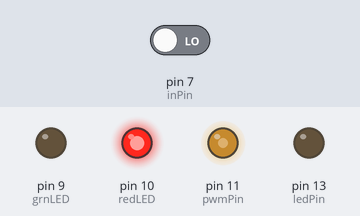
The sketch below on a simulated Arduino Nano, built with avr-gcc and run on an emulated ATmega328P. On the bench: output pins drawn as LEDs (lit = HIGH). The test bench sets the inputs (shaded band); at power-on: pin 7 (inPin) LOW. What the sketch prints to the serial monitor is not drawn.

Above: at 1.2 s.
1.3 s: pin 7 (inPin) driven HIGH
At 2.5 s:
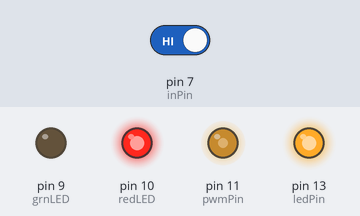
2.8 s: pin 7 (inPin) driven LOW
At 3.8 s:
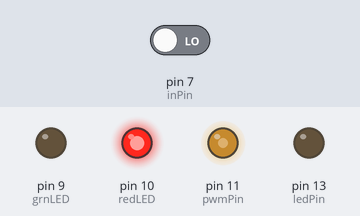
Timing chart, 0 to 5.8 s (numbered marks = the images above; inputs shaded):
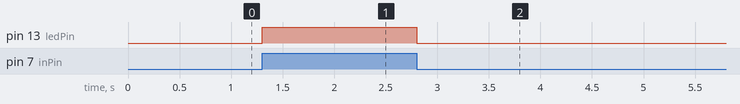

The sketch:

RFID.ino
```cpp
// (licence header left out)
#include "TimerOne.h"

int ledPin = 13; // LED connected to digital pin 13
int inPin = 7;   // sensing digital pin 7
int val;
int bitlenctr = 0;
int curState = 0;

const int pwmPin = 11; // 11,12 for Arduino Mega
const int redLED = 10;
const int grnLED = 9;

#define maxBuf 100 //reduce to 100 or so for debugging
#define debug  0

char raw[maxBuf];

int index = 0;
int bufnum = 0;

void setup()
{
  Serial.begin(9600);
  Timer1.initialize(7.5);  // initialize timer1, and set the frequency; this drives both the LC tank as well as the pulse timing clock
  // note: modify this as needed to achieve resonance and good match with the desired tags
  // the argument value is in microseconds per RF cycle, so 8us will yield RF of 125kHz, 7us --> 143kHz, etc.

  Timer1.pwm(pwmPin, 512);           // setup pwm on pin 9, 50% duty cycle
  Timer1.attachInterrupt(callback);  // attaches callback() as a timer overflow interrupt, once per RF cycle

  pinMode(ledPin, OUTPUT);      // sets the digital pin 13 as output for scope monitoring
  pinMode(inPin, INPUT);      // sets the digital pin 7 as input to sense receiver input signal
  pinMode(grnLED, OUTPUT);
  pinMode(redLED, OUTPUT);
  digitalWrite(grnLED, 0);
  digitalWrite(redLED, 1);
}

void callback()
{
  val = digitalRead(inPin);
  digitalWrite(ledPin, val); // for monitoring
  bitlenctr++;
  if(val != curState) {
    // got a transition
    curState = val;
    if(val == 1) {
      // got a start of cycle (low to high transition)
      if(index < maxBuf) {
        raw[index++] = bitlenctr;
      }
      bitlenctr = 1;
    }
  }
}

void loop()
{
  if(index % 10 == 0)
    Serial.println(index);

  //Serial.print("Pin 7: ");
  //Serial.println(analogRead(A0));
  if(index >= maxBuf) {

    Serial.print("got buf num: ");
    Serial.println(bufnum);

    if(debug) {
      for(int i = 0; i < maxBuf;
      i++) {
          Serial.print((int)raw[i]);
        Serial.print("/");
      }
      Serial.println("///raw data");
      delay(2000);
    }

    // analyze this buffer
    // first convert pulse durations into raw bits
    int tot1 = 0;
    int tot0 = 0;
    int tote = 0;
    int totp = 0;
    raw[0] = 0;
    for(int i = 1; i < maxBuf; i++) {
      int v = raw[i];
      if(v == 4) {
        raw[i] = 0;
        tot0++;
      }
      else if(v == 5) {
        raw[i] = raw[i - 1];
        totp++;
      }
      else if(v == 6 || v == 7) {
        raw[i] = 1;
        tot1++;
      }
      else {
        raw[i] = 101; // error code
        tote++;
      }
    }

    // next, search for a "start tag" of 15 high bits in a row
    int samecnt = 0;
    int start = -1;
    int lastv = 0;
    for(int i = 0; i < maxBuf; i++) {
      if(raw[i] == lastv) {
        // inside one same bit pattern, keep scanning
        samecnt++;
      }
      else {
        // got new bit pattern
        if(samecnt >= 15 && lastv == 1) {
          // got a start tag prefix, record index and exit
          start = i;
          break;
        }
        // either group of 0s, or fewer than 15 1s, so not a valid tag, keep scanning
        samecnt = 1;
        lastv = raw[i];
      }
    }

    // if a valid prefix tag was found, process the buffer
    if(start > 0 && start < (maxBuf - 5*90)) { //adjust to allow room for full dataset past start point
      process_buf(start);
    }
    else {
      Serial.println("no valid data found in buffer");
    }
    if(debug) {
      for(int i = 0; i < maxBuf;
        i++) {
          Serial.print((int)raw[i]);
        Serial.print("/");
      }
      Serial.print("///\nbuffer stats: zeroes:");
      Serial.print(tot0);
      Serial.print("/ones:");
      Serial.print(tot1);
      Serial.print("/prevs:");
      Serial.print(totp);
      Serial.print("/errs:");
      Serial.println(tote);
      delay(1000);
    }

    // start new buffer, reset all parameters
    bufnum++;
    curState = 0;
    index = 0;
  }
  else {
    delay(5);
  }
}

// process an input buffer with a valid start tag
// start argument is index to first 0 bit past prefix tag of 15+ ones
void process_buf(int start) {
  // first convert multi bit codes (11111100000...) into manchester bit codes
  int lastv = 0;
  int samecnt = 0;
  char manch[91];
  char final[45];
  int manchindex = 0;

  Serial.println("got a valid prefix, processing data buffer...");
  for(int i = start + 1; i < maxBuf && manchindex < 90; i++) {
    if(raw[i] == lastv) {
      samecnt++;
    }
    else {
      // got a new bit value, process the last group
      if(samecnt >= 3 && samecnt <= 8) {
        manch[manchindex++] = lastv;
      }
      else if(samecnt >= 9 && samecnt <= 14) {
        // assume a double bit, so record as two separate bits
        manch[manchindex++] = lastv;
        manch[manchindex++] = lastv;
      }
      else if(samecnt >= 15 && lastv == 0) {
        Serial.println("got end tag");
        // got an end tag, exit
        break;
      }
      else {
        // last bit group was either too long or too short
        Serial.print("****got bad bit pattern in buffer, count: ");
        Serial.print(samecnt);
        Serial.print(", value: ");
        Serial.println(lastv);
        err_flash(3);
        return;
      }
      samecnt = 1;
      lastv = raw[i];
    } //new bit pattern
  }

  Serial.println("converting manchester code to binary...");
  // got manchester version, convert to final bits
  for(int i = 0, findex = 0; i < 90; i += 2, findex++) {
    if(manch[i] == 1 && manch[i+1] == 0) {
      final[findex] = 1;
    }
    else if(manch[i] == 0 && manch[i+1] == 1) {
      final[findex] = 0;
    }
    else {
      // invalid manchester code, exit
      Serial.println("****got invalid manchester code");
      err_flash(3);
      return;
    }
  }

  // convert bits 28 thru 28+16 into a 16 bit integer
  int code = 0;
  int par = 0;
  for(int i = 28, k = 15; i < 28+16; i++, k--) {
    code |= (int)final[i] << k;
  }
  int paritybit = final[28+16];
  for(int i = 0; i < 45; i++) {
    par ^= final[i];
  }

  if(par) {
    Serial.print("got valid code: ");
    Serial.println((unsigned int)code);
    // do something here with the detected code...
    //
    //
    digitalWrite(redLED, 0);
    digitalWrite(grnLED, 1);
    delay(2000);
    digitalWrite(grnLED, 0);
    digitalWrite(redLED, 1);
  }
  else {
    Serial.println("****parity error for retrieved code");
    err_flash(3);
  }
}

// flash red for duration seconds
void err_flash(int duration) {
  return;
  for(int i = 0; i < duration*10; i++) {
    digitalWrite(redLED, 0);
    delay(50);
    digitalWrite(redLED, 1);
    delay(50);
  }
}
```

Measured:
- after the input at 1.3 s, pin 13 (ledPin): LOW → HIGH at once
- after the input at 2.8 s, pin 13 (ledPin): HIGH → LOW at once
